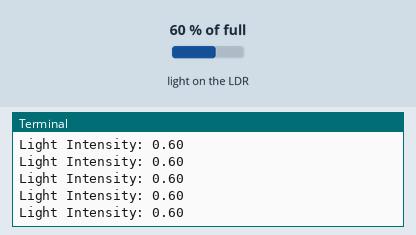
The program below on a simulated Raspberry Pi (BCM pin numbers). On the bench: the last lines printed to the terminal. The test bench sets the inputs (shaded band); at power-on: light on the LDR 60 % of full.

Above: at 1.2 s.
1.3 s: light on the LDR set to 2 % of full
At 2.4 s:
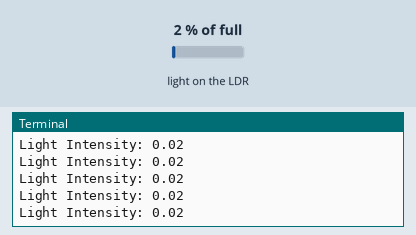
2.8 s: light on the LDR set to 25 % of full
At 3.9 s:
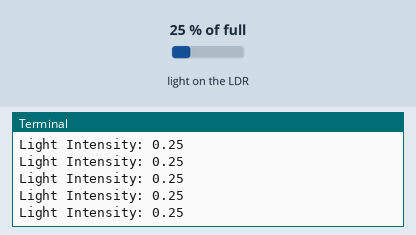
Timing chart, 0 to 5.6 s (numbered marks = the images above; inputs shaded):
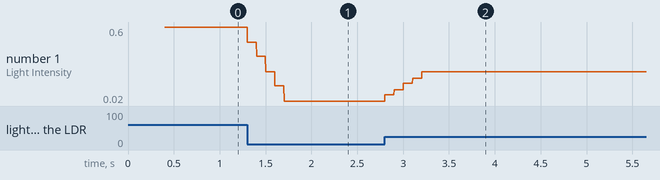

The program:

light_sensor.py
```python
from gpiozero import LightSensor

class LightSensorController:
    def __init__(self, pin):
        self.sensor = LightSensor(pin)

    def get_light_intensity(self):
        return self.sensor.value  # Value between 0 (dark) and 1 (bright)

# Usage Example
if __name__ == "__main__":
    light_sensor = LightSensorController(pin=4)
    while True:
        print(f"Light Intensity: {light_sensor.get_light_intensity():.2f}")
```

Measured:
- after the input at 1.3 s, the terminal: prints a new line at once (image 1)
- after the input at 2.8 s, the terminal: prints a new line at once (image 2)
- plotted number 1: 0.6 → 0.02 after the input at 1.3 s
